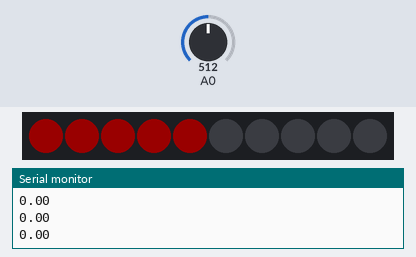
Bench run of a sketch on a simulated Arduino Uno, built with avr-gcc and run on an emulated ATmega328P. Parts: 10 RGB LEDs in strip order, left to right, the last lines printed to the serial monitor. Inputs (shaded band) come from the test bench; at power-on: A0 = 512. Dim RGB values are drawn brighter than linear.

Above: at 1.2 s.
1.3 s: A0 set to 109
At 1.9 s:
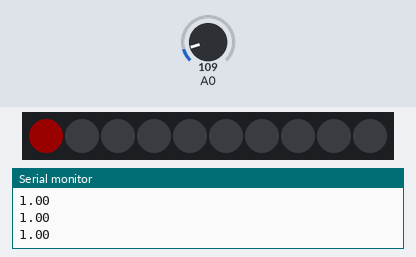
2.8 s: A0 set to 91
At 3.6 s:
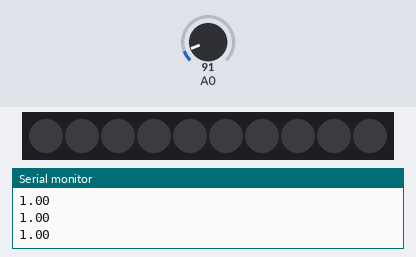
4.3 s: A0 set to 1023
At 5.6 s:
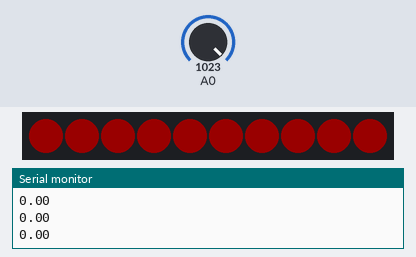
Timing chart, 0 to 7.3 s (numbered marks = the images above; inputs shaded):
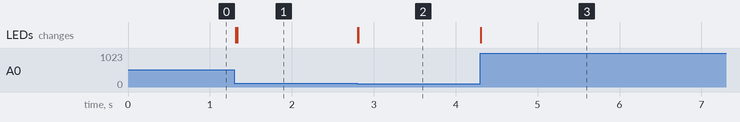

The sketch:

RevLights.ino
```cpp
#include <FastLED.h>
#define NUM_LEDS 10
#define COLOR_ORDER GRB
#define DATA_PIN 7

CRGB leds[NUM_LEDS]; // Define the array of leds

void setup() {
  FastLED.addLeds<WS2812B, DATA_PIN, COLOR_ORDER>(leds, NUM_LEDS);
  LEDS.setBrightness(25);
  Serial.begin(9600);
}
void fadeall() { for(int i = 0; i < NUM_LEDS; i++) { leds[i].nscale8(100); } };
void loop() {
  float pot = analogRead(A0);
  float perc = pot / 1023;
  int numToLight = NUM_LEDS * perc;
  fadeall();

  for (int i = 0; i < numToLight; i++) {
    float curper = (i + 1) / numToLight;
    leds[i] = CRGB::Red;
    Serial.println(curper);
  }

  FastLED.show();
}
```

Measured:
- the behaviour switches between 103 and 102 on A0 (found by bisection; images 1 and 2)
- after the input at 1.3 s, the LEDs: first change at once (image 1 shows a later state)
- after the input at 2.8 s, the LEDs: first change at once (image 2 shows a later state)
- after the input at 4.3 s, the LEDs: change at once (image 3)
